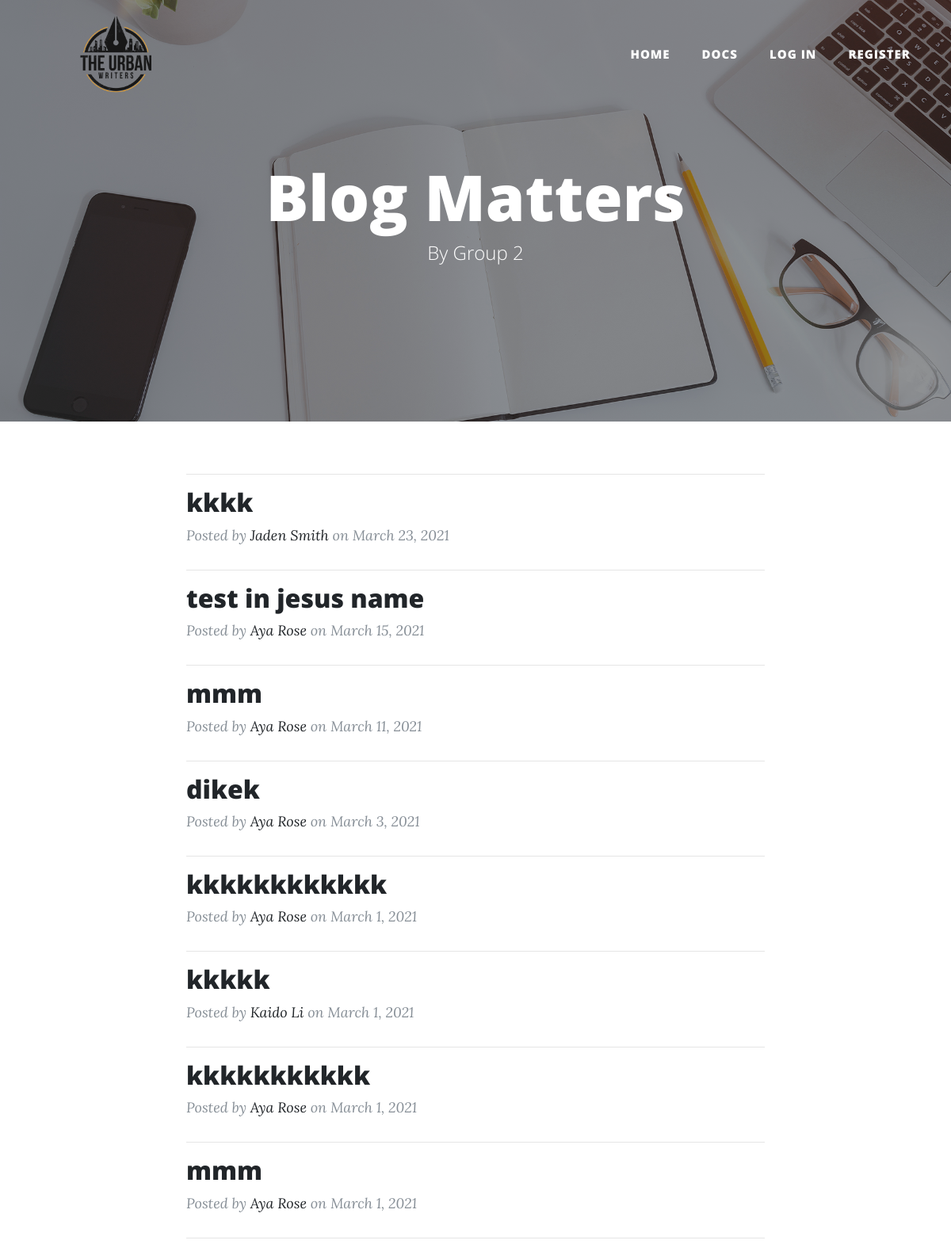
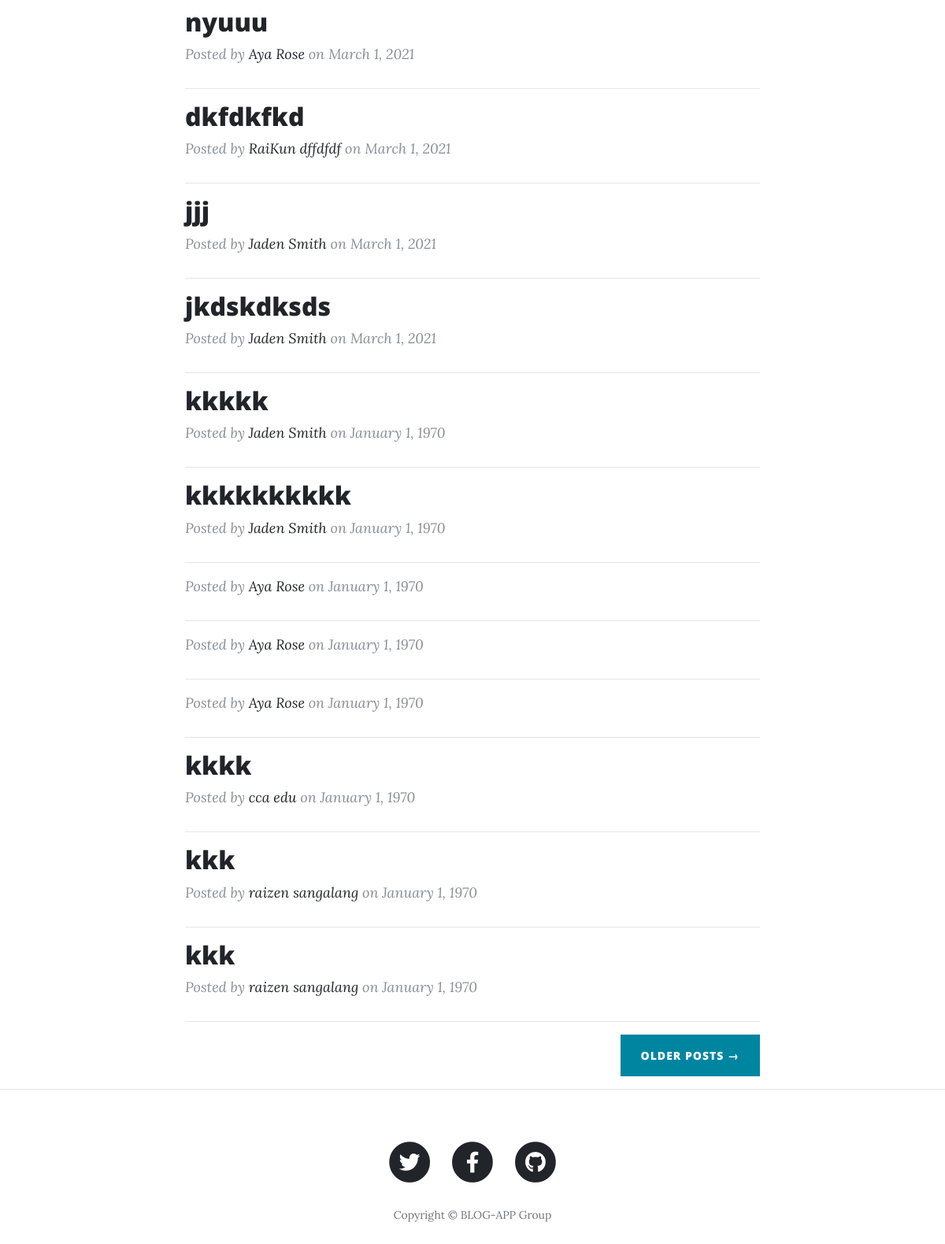
The page / on the database its author committed (2 pictures, top to bottom).
### tables this page shows
CREATE TABLE `blog_user` (
  `blog_id` int(16) NOT NULL,
  `blog_title` text NOT NULL,
  `date_publish` date DEFAULT NULL,
  `date_update` date DEFAULT NULL,
  `blog_story` text DEFAULT NULL,
  `user_name` varchar(100) DEFAULT NULL
);

### index.php (the view, shortened to what this page needs)
<!DOCTYPE html>
<html lang="en">
<head>
  <link href="vendor/bootstrap/css/bootstrap.min.css" rel="stylesheet">
  <link rel="stylesheet" href="http://netdna.bootstrapcdn.com/font-awesome/4.0.3/css/font-awesome.css">
  <link href="vendor/fontawesome-free/css/all.min.css" rel="stylesheet" type="text/css">
  <link href="css/main.css" rel="stylesheet">
  <link href="css/login-register.css" rel="stylesheet" />
</head>
<body>
  <nav class="navbar navbar-expand-lg navbar-light fixed-top" id="mainNav">
    <div class="container-fluid">
      <a class="navbar-brand" href="index.html"><img style ="max-height:100px; "src="img/logo.png" p></a>
      <div class="collapse navbar-collapse" id="navbarResponsive">
        <ul class="navbar-nav ml-auto">
          <li class="nav-item">
            <a class="nav-link" href="index.html">Home</a>
          </li>
          <li class="nav-item">
            <a class="nav-link" href="about.html">Docs</a>
          </li>
          <li class="nav-item">
            <a class="nav-link" data-toggle="modal" href="javascript:void(0)" onmousedown="openLoginModal();">Log in</a>
          </li>
          <li class="nav-item">
            <a class="nav-link" data-toggle="modal" href="javascript:void(0)" onmousedown="openRegisterModal();">Register</a></div>
      </div>
  </nav>
  <header class="masthead" style="background-image: url('img/home-bg.jpg')">
    <div class="overlay"></div>
    <div class="container">
      <div class="row">
        <div class="col-lg-8 col-md-10 mx-auto">
          <div class="site-heading">
            <h1>Blog Matters</h1>
            <span class="subheading">By Group 2</span>
          </div>
        </div>
      </div>
    </div>
  </header>
  <div class="container">
    <div class="row">
      <div class="col-lg-8 col-md-10 mx-auto">
        <?php
    $con = mysqli_connect('127.0.0.1:3306','root','','blog_database') or die('Unable To connect');
    $result = mysqli_query($con,"SELECT blog_user.*, login_user.first_name,login_user.last_name FROM `blog_user` inner join login_user on blog_user.user_name = login_user.user_name order by date_update desc");
    while($row = mysqli_fetch_array($result)){
        $title = $row['blog_title'];
        $full_name = $row['first_name'] . " ".$row['last_name'];
        $time = strtotime($row['date_update']);
        $newformat = date('F j, Y',$time);
        echo "
        <hr>
        <div class='post-preview'>
            <h2 class='post-title'>
             $title
            </h2>
          <p class='post-meta'>Posted by
            <a href='#'>$full_name</a>
            on $newformat</p>
        </div>
        ";}?>
        <hr>
        <div class="clearfix">
          <a class="btn btn-primary float-right" href="#">Older Posts &rarr;</a>
        </div>
      </div>
    </div>
  </div>
  <hr>
  <footer>
    <div class="container">
      <div class="row">
        <div class="col-lg-8 col-md-10 mx-auto">
          <ul class="list-inline text-center">
            <li class="list-inline-item">
              <a href="#">
                <span class="fa-stack fa-lg">
                  <i class="fas fa-circle fa-stack-2x"></i>
                  <i class="fab fa-twitter fa-stack-1x fa-inverse"></i>
                </span>
              </a>
            </li>
            <li class="list-inline-item">
              <a href="#">
                <span class="fa-stack fa-lg">
                  <i class="fas fa-circle fa-stack-2x"></i>
                  <i class="fab fa-facebook-f fa-stack-1x fa-inverse"></i>
                </span>
              </a>
            </li>
            <li class="list-inline-item">
              <a href="#">
                <span class="fa-stack fa-lg">
                  <i class="fas fa-circle fa-stack-2x"></i>
                  <i class="fab fa-github fa-stack-1x fa-inverse"></i>
                </span>
              </a>
            </li>
          </ul>
          <p class="copyright text-muted">Copyright &copy; BLOG-APP Group</p>
        </div>
      </div>
    </div>
  </footer>
</body>
</html>

### css/main.css (style rules this page uses)
body { font-size: 20px; color: #212529; font-family: 'Lora', 'Times New Roman', serif; }
p { line-height: 1.5; margin: 30px 0; }
p a { text-decoration: underline; }
h1, h2, h3, h4, h5, h6 { font-weight: 800; font-family: 'Open Sans', 'Helvetica Neue', Helvetica, Arial, sans-serif; }
a { color: #212529; transition: all 0.2s; }
#mainNav { position: absolute; border-bottom: 1px solid #e9ecef; background-color: white; font-family: 'Open Sans', 'Helvetica Neue', Helvetica, Arial, sans-serif; }
#mainNav .navbar-brand { font-weight: 800; color: #343a40; }
#mainNav .navbar-nav > li.nav-item > a { font-size: 15px; font-weight: 800; letter-spacing: 1px; text-transform: uppercase; }
@media only screen and (min-width: 992px) { #mainNav { border-bottom: 1px solid transparent; background: transparent; } }
@media only screen and (min-width: 992px) { #mainNav .navbar-brand { padding: 10px 20px; color: #fff; } }
@media only screen and (min-width: 992px) { #mainNav .navbar-nav > li.nav-item > a { padding: 10px 20px; color: #fff; } }
@media only screen and (min-width: 992px) { #mainNav { transition: background-color 0.2s; transform: translate3d(0, 0, 0); -webkit-backface-visibility: hidden; backface-visibility: hidden; } }
header.masthead { margin-bottom: 50px; background: no-repeat center center; background-color: #868e96; background-attachment: scroll; position: relative; background-size: cover; }
header.masthead .overlay { position: absolute; top: 0; left: 0; height: 100%; width: 100%; background-color: #212529; opacity: 0.5; }
header.masthead .page-heading, header.masthead .post-heading, header.masthead .site-heading { padding: 200px 0 150px; color: white; }
@media only screen and (min-width: 768px) { header.masthead .page-heading, header.masthead .post-heading, header.masthead .site-heading { padding: 200px 0; } }
header.masthead .page-heading, header.masthead .site-heading { text-align: center; }
header.masthead .page-heading h1, header.masthead .site-heading h1 { font-size: 50px; margin-top: 0; }
header.masthead .page-heading .subheading, header.masthead .site-heading .subheading { font-size: 24px; font-weight: 300; line-height: 1.1; display: block; margin: 10px 0 0; font-family: 'Open Sans', 'Helvetica Neue', Helvetica, Arial, sans-serif; }
@media only screen and (min-width: 768px) { header.masthead .page-heading h1, header.masthead .site-heading h1 { font-size: 80px; } }
.post-preview > .post-meta { font-size: 18px; font-style: italic; margin-top: 0; color: #868e96; }
.post-preview > .post-meta > a { text-decoration: none; color: #212529; }
footer { padding: 50px 0 65px; }
footer .list-inline { margin: 0; padding: 0; }
footer .copyright { font-size: 14px; margin-bottom: 0; text-align: center; }
.btn { font-size: 14px; font-weight: 800; padding: 15px 25px; letter-spacing: 1px; text-transform: uppercase; border-radius: 0; font-family: 'Open Sans', 'Helvetica Neue', Helvetica, Arial, sans-serif; }
.btn-primary { background-color: #0085A1; border-color: #0085A1; }

### rows shown on the page
blog_user: blog_title "kkkk", user_name.last_name "Jaden Smith", date_update "March 23, 2021"
blog_user: blog_title "test in jesus name", user_name.last_name "Aya Rose", date_update "March 15, 2021"
blog_user: blog_title "mmm", user_name.last_name "Aya Rose", date_update "March 11, 2021"
blog_user: blog_title "dikek", user_name.last_name "Aya Rose", date_update "March 3, 2021"
blog_user: blog_title "kkkkkkkkkkkk", user_name.last_name "Aya Rose", date_update "March 1, 2021"
blog_user: blog_title "kkkkk", user_name.last_name "Kaido Li", date_update "March 1, 2021"
blog_user: blog_title "kkkkkkkkkkk", user_name.last_name "Aya Rose", date_update "March 1, 2021"
blog_user: blog_title "mmm", user_name.last_name "Aya Rose", date_update "March 1, 2021"
blog_user: blog_title "nyuuu", user_name.last_name "Aya Rose", date_update "March 1, 2021"
blog_user: blog_title "dkfdkfkd", user_name.last_name "RaiKun dffdfdf", date_update "March 1, 2021"
blog_user: blog_title "jjj", user_name.last_name "Jaden Smith", date_update "March 1, 2021"
blog_user: blog_title "jkdskdksds", user_name.last_name "Jaden Smith", date_update "March 1, 2021"
blog_user: blog_title "kkkkk", user_name.last_name "Jaden Smith", date_update "January 1, 1970"
blog_user: blog_title "kkkkkkkkkk", user_name.last_name "Jaden Smith", date_update "January 1, 1970"
blog_user: user_name.last_name "Aya Rose", date_update "January 1, 1970"
blog_user: user_name.last_name "Aya Rose", date_update "January 1, 1970"
blog_user: user_name.last_name "Aya Rose", date_update "January 1, 1970"
blog_user: blog_title "kkkk", user_name.last_name "cca edu", date_update "January 1, 1970"
blog_user: blog_title "kkk", user_name.last_name "raizen sangalang", date_update "January 1, 1970"
blog_user: blog_title "kkk", user_name.last_name "raizen sangalang", date_update "January 1, 1970"
